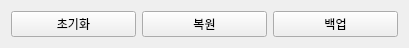
<?xml version="1.0" encoding="UTF-8"?>
<ui version="4.0">
 <class>Form</class>
 <widget class="QWidget" name="Form">
  <property name="geometry">
   <rect>
    <x>0</x>
    <y>0</y>
    <width>409</width>
    <height>43</height>
   </rect>
  </property>
  <property name="windowTitle">
   <string>DataBase Initialization</string>
  </property>
  <layout class="QHBoxLayout" name="horizontalLayout_2">
   <item>
    <layout class="QHBoxLayout" name="horizontalLayout">
     <item>
      <widget class="QPushButton" name="btn_init">
       <property name="text">
        <string>초기화</string>
       </property>
      </widget>
     </item>
     <item>
      <widget class="QPushButton" name="btn_restore">
       <property name="text">
        <string>복원</string>
       </property>
      </widget>
     </item>
     <item>
      <widget class="QPushButton" name="btn_backup">
       <property name="text">
        <string>백업</string>
       </property>
      </widget>
     </item>
    </layout>
   </item>
  </layout>
 </widget>
 <resources/>
 <connections/>
</ui>
